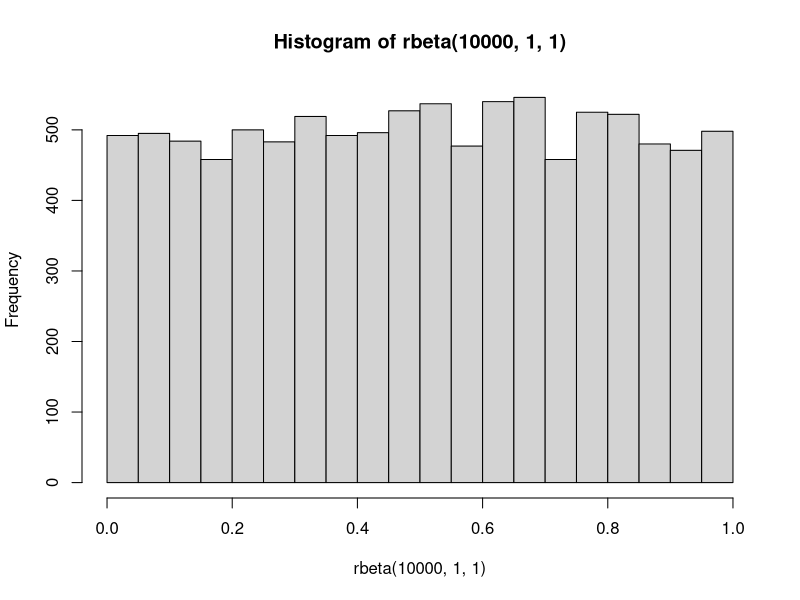

Write the R code that produced this figure.
library(ggplot2)
library(dplyr)

# Out of 100 trials, correct responses are 87

x <- c(87,80,77,66,90)
n <- 100

# Model 1
# x_i ~ Binomial(n=100,theta)
# theta ~ Beta(80,20)

# Model 2
# x_i ~ Binomial(n=100,theta)
# theta ~ Beta(50,50)

# Cross-validation
x <- c(87,80,77,66,90,88)
n <- 100

elpd_m1 <- c()
elpd_m2 <- c()

for(i in 1:3){
  xtrain <- x[- c(i*2-1,i*2)]
  xtest <- x[c(i*2-1,i*2)]
  # Train model 1,2
  post_samples_m1 <- rbeta(2000,80+sum(xtrain),20+sum(n-xtrain-1))
  post_samples_m2 <- rbeta(2000,50+sum(xtrain),50+sum(n-xtrain-1))
  lpd_m1 <- 0
  lpd_m2 <- 0
  for(j in 1:length(xtest)){
    lpd_m1_j <- log(mean(dbinom(xtest[j],size=n,post_samples_m1)))
    lpd_m2_j <- log(mean(dbinom(xtest[j],size=n,post_samples_m2)))
    lpd_m1 <- lpd_m1+lpd_m1_j
    lpd_m2 <- lpd_m2+lpd_m2_j
  }
  elpd_m1 <- c(elpd_m1,lpd_m1)
  elpd_m2 <- c(elpd_m2,lpd_m2)
}
  
# ELPD for m1
sum(elpd_m1)

# ELPD for m2
sum(elpd_m2)

# Diff of elpds
sum(elpd_m1-elpd_m2)

####################################

# Importance density is Beta (1,1)
hist(rbeta(10000,1,1))

theta_samples <- rbeta(100000,1,1)

# ML for model m1
likelihood <- dbinom(sum(x),size=100*length(x),prob=theta_samples)
prior <- dbeta(theta_samples,80,20)
imp.density <- dbeta(theta_samples,1,1)
ML_m1 <- mean(likelihood*prior/imp.density)

# ML for model m2
likelihood <- dbinom(sum(x),size=100*length(x),prob=theta_samples)
prior <- dbeta(theta_samples,50,50)
imp.density <- dbeta(theta_samples,1,1)
ML_m2 <- mean(likelihood*prior/imp.density)

ML_m1
ML_m2

bf <- ML_m1/ML_m2
bf
